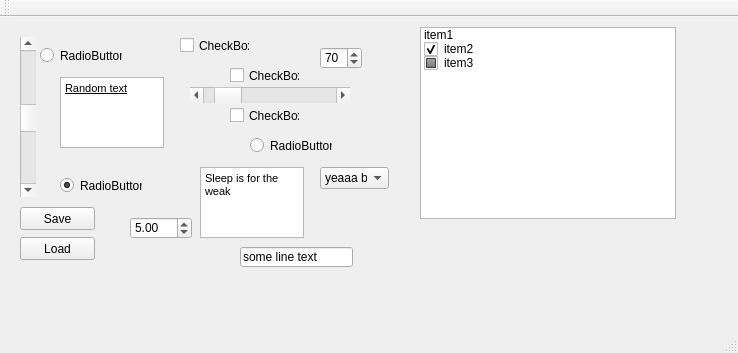
<?xml version="1.0" encoding="UTF-8"?>
<ui version="4.0">
 <class>MainWindow</class>
 <widget class="QMainWindow" name="MainWindow">
  <property name="geometry">
   <rect>
    <x>0</x>
    <y>0</y>
    <width>738</width>
    <height>353</height>
   </rect>
  </property>
  <property name="windowTitle">
   <string>MainWindow</string>
  </property>
  <widget class="QWidget" name="centralWidget">
   <widget class="QCheckBox" name="swagbox">
    <property name="geometry">
     <rect>
      <x>230</x>
      <y>50</y>
      <width>70</width>
      <height>17</height>
     </rect>
    </property>
    <property name="text">
     <string>CheckBox</string>
    </property>
   </widget>
   <widget class="QCheckBox" name="swagboxII">
    <property name="geometry">
     <rect>
      <x>230</x>
      <y>90</y>
      <width>70</width>
      <height>17</height>
     </rect>
    </property>
    <property name="text">
     <string>CheckBox</string>
    </property>
   </widget>
   <widget class="QTextEdit" name="textEdit">
    <property name="geometry">
     <rect>
      <x>60</x>
      <y>60</y>
      <width>104</width>
      <height>71</height>
     </rect>
    </property>
    <property name="html">
     <string>&lt;!DOCTYPE HTML PUBLIC &quot;-//W3C//DTD HTML 4.0//EN&quot; &quot;http://www.w3.org/TR/REC-html40/strict.dtd&quot;&gt;
&lt;html&gt;&lt;head&gt;&lt;meta name=&quot;qrichtext&quot; content=&quot;1&quot; /&gt;&lt;style type=&quot;text/css&quot;&gt;
p, li { white-space: pre-wrap; }
&lt;/style&gt;&lt;/head&gt;&lt;body style=&quot; font-family:'MS Shell Dlg 2'; font-size:8.25pt; font-weight:400; font-style:normal;&quot;&gt;
&lt;p style=&quot; margin-top:0px; margin-bottom:0px; margin-left:0px; margin-right:0px; -qt-block-indent:0; text-indent:0px;&quot;&gt;&lt;span style=&quot; text-decoration: underline;&quot;&gt;Random text&lt;/span&gt;&lt;/p&gt;
&lt;p style=&quot;-qt-paragraph-type:empty; margin-top:0px; margin-bottom:0px; margin-left:0px; margin-right:0px; -qt-block-indent:0; text-indent:0px;&quot;&gt;&lt;br /&gt;&lt;/p&gt;
&lt;p style=&quot;-qt-paragraph-type:empty; margin-top:0px; margin-bottom:0px; margin-left:0px; margin-right:0px; -qt-block-indent:0; text-indent:0px;&quot;&gt;&lt;br /&gt;&lt;/p&gt;&lt;/body&gt;&lt;/html&gt;</string>
    </property>
   </widget>
   <widget class="QTextEdit" name="textEdit_2">
    <property name="geometry">
     <rect>
      <x>200</x>
      <y>150</y>
      <width>104</width>
      <height>71</height>
     </rect>
    </property>
    <property name="html">
     <string>&lt;!DOCTYPE HTML PUBLIC &quot;-//W3C//DTD HTML 4.0//EN&quot; &quot;http://www.w3.org/TR/REC-html40/strict.dtd&quot;&gt;
&lt;html&gt;&lt;head&gt;&lt;meta name=&quot;qrichtext&quot; content=&quot;1&quot; /&gt;&lt;style type=&quot;text/css&quot;&gt;
p, li { white-space: pre-wrap; }
&lt;/style&gt;&lt;/head&gt;&lt;body style=&quot; font-family:'MS Shell Dlg 2'; font-size:8.25pt; font-weight:400; font-style:normal;&quot;&gt;
&lt;p style=&quot; margin-top:0px; margin-bottom:0px; margin-left:0px; margin-right:0px; -qt-block-indent:0; text-indent:0px;&quot;&gt;Sleep is for the weak&lt;/p&gt;&lt;/body&gt;&lt;/html&gt;</string>
    </property>
   </widget>
   <widget class="QPushButton" name="pushButton">
    <property name="geometry">
     <rect>
      <x>20</x>
      <y>190</y>
      <width>75</width>
      <height>23</height>
     </rect>
    </property>
    <property name="text">
     <string>Save</string>
    </property>
   </widget>
   <widget class="QPushButton" name="pushButton_2">
    <property name="geometry">
     <rect>
      <x>20</x>
      <y>220</y>
      <width>75</width>
      <height>23</height>
     </rect>
    </property>
    <property name="text">
     <string>Load</string>
    </property>
   </widget>
   <widget class="QCheckBox" name="checkBoxsdf">
    <property name="geometry">
     <rect>
      <x>180</x>
      <y>20</y>
      <width>70</width>
      <height>17</height>
     </rect>
    </property>
    <property name="text">
     <string>CheckBox</string>
    </property>
   </widget>
   <widget class="QRadioButton" name="radioButton">
    <property name="geometry">
     <rect>
      <x>60</x>
      <y>160</y>
      <width>82</width>
      <height>17</height>
     </rect>
    </property>
    <property name="text">
     <string>RadioButton</string>
    </property>
    <property name="checked">
     <bool>true</bool>
    </property>
   </widget>
   <widget class="QRadioButton" name="radioButton_2">
    <property name="geometry">
     <rect>
      <x>250</x>
      <y>120</y>
      <width>82</width>
      <height>17</height>
     </rect>
    </property>
    <property name="text">
     <string>RadioButton</string>
    </property>
   </widget>
   <widget class="QRadioButton" name="radioButton_3">
    <property name="geometry">
     <rect>
      <x>40</x>
      <y>30</y>
      <width>82</width>
      <height>17</height>
     </rect>
    </property>
    <property name="text">
     <string>RadioButton</string>
    </property>
   </widget>
   <widget class="QComboBox" name="comboBox">
    <property name="geometry">
     <rect>
      <x>320</x>
      <y>150</y>
      <width>69</width>
      <height>22</height>
     </rect>
    </property>
    <item>
     <property name="text">
      <string>yeaaa boiii</string>
     </property>
    </item>
   </widget>
   <widget class="QDoubleSpinBox" name="doubleSpinBox">
    <property name="geometry">
     <rect>
      <x>130</x>
      <y>200</y>
      <width>62</width>
      <height>22</height>
     </rect>
    </property>
    <property name="value">
     <double>5.000000000000000</double>
    </property>
   </widget>
   <widget class="QSpinBox" name="spinBox">
    <property name="geometry">
     <rect>
      <x>320</x>
      <y>30</y>
      <width>42</width>
      <height>22</height>
     </rect>
    </property>
    <property name="value">
     <number>70</number>
    </property>
   </widget>
   <widget class="QLineEdit" name="lineEdit">
    <property name="geometry">
     <rect>
      <x>240</x>
      <y>230</y>
      <width>113</width>
      <height>20</height>
     </rect>
    </property>
    <property name="text">
     <string>some line text</string>
    </property>
   </widget>
   <widget class="QScrollBar" name="horizontalScrollBar">
    <property name="geometry">
     <rect>
      <x>190</x>
      <y>70</y>
      <width>160</width>
      <height>16</height>
     </rect>
    </property>
    <property name="value">
     <number>10</number>
    </property>
    <property name="orientation">
     <enum>Qt::Horizontal</enum>
    </property>
   </widget>
   <widget class="QScrollBar" name="verticalScrollBar">
    <property name="geometry">
     <rect>
      <x>20</x>
      <y>20</y>
      <width>16</width>
      <height>160</height>
     </rect>
    </property>
    <property name="value">
     <number>50</number>
    </property>
    <property name="orientation">
     <enum>Qt::Vertical</enum>
    </property>
   </widget>
   <widget class="QListWidget" name="listWidget">
    <property name="geometry">
     <rect>
      <x>420</x>
      <y>10</y>
      <width>256</width>
      <height>192</height>
     </rect>
    </property>
    <item>
     <property name="text">
      <string>item1</string>
     </property>
    </item>
    <item>
     <property name="text">
      <string>item2</string>
     </property>
     <property name="checkState">
      <enum>Checked</enum>
     </property>
    </item>
    <item>
     <property name="text">
      <string>item3</string>
     </property>
     <property name="checkState">
      <enum>PartiallyChecked</enum>
     </property>
    </item>
   </widget>
  </widget>
  <widget class="QMenuBar" name="menuBar">
   <property name="geometry">
    <rect>
     <x>0</x>
     <y>0</y>
     <width>738</width>
     <height>21</height>
    </rect>
   </property>
  </widget>
  <widget class="QToolBar" name="mainToolBar">
   <attribute name="toolBarArea">
    <enum>TopToolBarArea</enum>
   </attribute>
   <attribute name="toolBarBreak">
    <bool>false</bool>
   </attribute>
  </widget>
  <widget class="QStatusBar" name="statusBar"/>
 </widget>
 <layoutdefault spacing="6" margin="11"/>
 <resources/>
 <connections/>
</ui>
